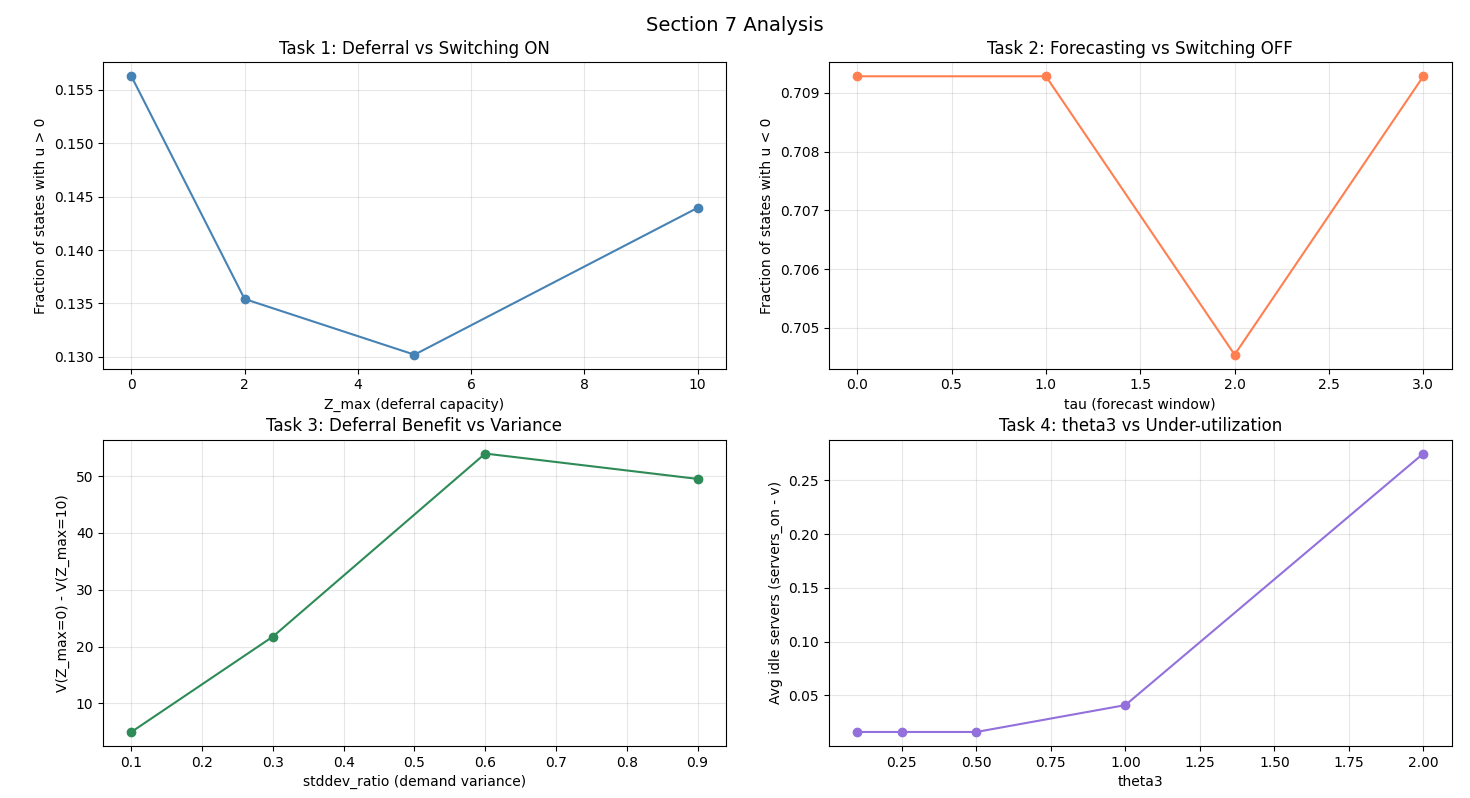

Generate this figure with Python:
import numpy as np
import matplotlib.pyplot as plt
import time
from mdp_utils import *
from Assignment2Tools import prob_vector_generator
from policy_iteration import policy_iteration

# =============================================================================
# BASE PARAMETERS (default from assignment)
# =============================================================================
D = 5
S_max = 15
theta_base = [5, 1, 0.25]
mu_d = 2
stddev_ratio = 0.6
stddev_d = stddev_ratio * np.sqrt(D * (D - mu_d))
phi_base = prob_vector_generator(D, mu_d, stddev_d)
Z_max = 10
alpha = 0.5
tau_base = 3
lmbda_base = [1, 0.75, 0.5]
beta = 0.95
threshold = 0.1
Kmin = 10

PERP = get_PERP(D)


def count_switching(policy, S_max, Z_max, D, tau):
    """
    For all no-forecast states (f=[PERP]*tau), count fraction of
    (state, demand) pairs where u > 0 (switch ON) and u < 0 (switch OFF).
    """
    switch_on = 0
    switch_off = 0
    total = 0
    for s in range(S_max + 1):
        for z in range(Z_max + 1):
            f = [PERP] * tau
            idx = state_to_index(s, z, f, S_max, Z_max, D, tau)
            for d in range(D + 1):
                u, v = policy[idx, d]
                if u > 0:
                    switch_on += 1
                elif u < 0:
                    switch_off += 1
                total += 1
    return switch_on / total, switch_off / total


def avg_utilization_gap(policy, S_max, Z_max, D, tau):
    """
    Average gap (servers_on - v) across all no-forecast states with d > 0.
    Measures under-utilization: servers available but not used.
    """
    gaps = []
    for s in range(S_max + 1):
        for z in range(Z_max + 1):
            f = [PERP] * tau
            idx = state_to_index(s, z, f, S_max, Z_max, D, tau)
            for d in range(1, D + 1):  # skip d=0, no demand to serve
                u, v = policy[idx, d]
                servers_on = s + u
                gap = servers_on - v
                gaps.append(gap)
    return np.mean(gaps)


def ref_V(V, S_max, Z_max, D, tau):
    """V at reference state s=3, z=0, f=PERP."""
    idx = state_to_index(3, 0, [PERP] * tau, S_max, Z_max, D, tau)
    return V[idx]


# =============================================================================
# TASK 1 — Claim 1: Deferral reduces switching ON
# Fix tau=0. Vary Z_max. More deferral -> less switching ON.
# =============================================================================
print("\n" + "=" * 60)
print("TASK 1 — Claim 1: Deferral reduces switching ON (tau=0)")
print("=" * 60)

task1_results = []
for Z_test in [0, 2, 5, 10]:
    print(f"\n  Running Z_max={Z_test}...")
    t0 = time.time()
    V, pol = policy_iteration(
        D, S_max, Z_test, 0, phi_base, [], theta_base,
        alpha, beta, threshold, Kmin
    )
    frac_on, frac_off = count_switching(pol, S_max, Z_test, D, 0)
    v_ref = ref_V(V, S_max, Z_test, D, 0)
    task1_results.append((Z_test, frac_on, frac_off, v_ref))
    print(f"  Z_max={Z_test} | Switch ON: {frac_on:.3f} | "
          f"Switch OFF: {frac_off:.3f} | V(ref): {v_ref:.4f} "
          f"| Time: {time.time()-t0:.1f}s")

print("\n--- Task 1 Summary ---")
print(f"{'Z_max':>8} {'Switch ON frac':>16} {'Switch OFF frac':>16} {'V(s=3,z=0)':>12}")
print("-" * 56)
for Z_test, fon, foff, vr in task1_results:
    print(f"{Z_test:>8} {fon:>16.3f} {foff:>16.3f} {vr:>12.4f}")


# =============================================================================
# TASK 2 — Claim 2: Forecasting reduces switching OFF
# Fix Z_max=10. Vary tau. More forecasting -> less switching OFF.
# =============================================================================
print("\n" + "=" * 60)
print("TASK 2 — Claim 2: Forecasting reduces switching OFF")
print("=" * 60)

task2_results = []
for tau_test in [0, 1, 2, 3]:
    lmbda_test = [1, 0.75, 0.5][:tau_test]
    print(f"\n  Running tau={tau_test}...")
    t0 = time.time()
    V, pol = policy_iteration(
        D, S_max, Z_max, tau_test, phi_base, lmbda_test, theta_base,
        alpha, beta, threshold, Kmin
    )
    frac_on, frac_off = count_switching(pol, S_max, Z_max, D, tau_test)
    v_ref = ref_V(V, S_max, Z_max, D, tau_test)
    task2_results.append((tau_test, frac_on, frac_off, v_ref))
    print(f"  tau={tau_test} | Switch ON: {frac_on:.3f} | "
          f"Switch OFF: {frac_off:.3f} | V(ref): {v_ref:.4f} "
          f"| Time: {time.time()-t0:.1f}s")

print("\n--- Task 2 Summary ---")
print(f"{'tau':>6} {'Switch ON frac':>16} {'Switch OFF frac':>16} {'V(s=3,z=0)':>12}")
print("-" * 54)
for tau_test, fon, foff, vr in task2_results:
    print(f"{tau_test:>6} {fon:>16.3f} {foff:>16.3f} {vr:>12.4f}")


# =============================================================================
# TASK 3 — Deferral benefit increases with demand variance (tau=0)
# Vary stddev_ratio. Compare V* with Z_max=0 vs Z_max=10.
# Gap should grow as variance increases.
# =============================================================================
print("\n" + "=" * 60)
print("TASK 3 — Deferral benefit vs demand variance (tau=0)")
print("=" * 60)

task3_results = []
for sr in [0.1, 0.3, 0.6, 0.9]:
    sd = sr * np.sqrt(D * (D - mu_d))
    phi_test = prob_vector_generator(D, mu_d, sd)
    print(f"\n  Running stddev_ratio={sr}...")

    t0 = time.time()
    V0, _ = policy_iteration(
        D, S_max, 0, 0, phi_test, [], theta_base,
        alpha, beta, threshold, Kmin
    )
    v_no_defer = ref_V(V0, S_max, 0, D, 0)

    V10, _ = policy_iteration(
        D, S_max, Z_max, 0, phi_test, [], theta_base,
        alpha, beta, threshold, Kmin
    )
    v_defer = ref_V(V10, S_max, Z_max, D, 0)

    gap = v_no_defer - v_defer
    task3_results.append((sr, v_no_defer, v_defer, gap))
    print(f"  stddev={sr} | V(no defer): {v_no_defer:.4f} | "
          f"V(defer): {v_defer:.4f} | Gap: {gap:.4f} "
          f"| Time: {time.time()-t0:.1f}s")

print("\n--- Task 3 Summary ---")
print(f"{'stddev_ratio':>14} {'V(Z_max=0)':>12} {'V(Z_max=10)':>13} {'Gap':>10}")
print("-" * 52)
for sr, v0, v10, gap in task3_results:
    print(f"{sr:>14} {v0:>12.4f} {v10:>13.4f} {gap:>10.4f}")


# =============================================================================
# TASK 4 — theta3 causes under-utilization (tau=0)
# Vary theta3. Average gap (servers_on - v) should increase with theta3.
# =============================================================================
print("\n" + "=" * 60)
print("TASK 4 — theta3 and server under-utilization (tau=0)")
print("=" * 60)

task4_results = []
for theta3_test in [0.1, 0.25, 0.5, 1.0, 2.0]:
    theta_test = [5, 1, theta3_test]
    print(f"\n  Running theta3={theta3_test}...")
    t0 = time.time()
    V, pol = policy_iteration(
        D, S_max, Z_max, 0, phi_base, [], theta_test,
        alpha, beta, threshold, Kmin
    )
    avg_gap = avg_utilization_gap(pol, S_max, Z_max, D, 0)
    v_ref = ref_V(V, S_max, Z_max, D, 0)
    task4_results.append((theta3_test, avg_gap, v_ref))
    print(f"  theta3={theta3_test} | Avg idle servers: {avg_gap:.3f} | "
          f"V(ref): {v_ref:.4f} | Time: {time.time()-t0:.1f}s")

print("\n--- Task 4 Summary ---")
print(f"{'theta3':>8} {'Avg idle servers':>18} {'V(s=3,z=0)':>12}")
print("-" * 42)
for theta3_test, avg_gap, vr in task4_results:
    print(f"{theta3_test:>8} {avg_gap:>18.3f} {vr:>12.4f}")


# =============================================================================
# PLOTS — save as figures for report
# =============================================================================
fig, axes = plt.subplots(2, 2, figsize=(12, 9))
fig.suptitle("Section 7 Analysis", fontsize=14)

# Task 1
ax = axes[0, 0]
z_vals = [r[0] for r in task1_results]
fon_vals = [r[1] for r in task1_results]
ax.plot(z_vals, fon_vals, 'o-', color='steelblue')
ax.set_xlabel("Z_max (deferral capacity)")
ax.set_ylabel("Fraction of states with u > 0")
ax.set_title("Task 1: Deferral vs Switching ON")
ax.grid(True, alpha=0.3)

# Task 2
ax = axes[0, 1]
tau_vals = [r[0] for r in task2_results]
foff_vals = [r[2] for r in task2_results]
ax.plot(tau_vals, foff_vals, 'o-', color='coral')
ax.set_xlabel("tau (forecast window)")
ax.set_ylabel("Fraction of states with u < 0")
ax.set_title("Task 2: Forecasting vs Switching OFF")
ax.grid(True, alpha=0.3)

# Task 3
ax = axes[1, 0]
sr_vals = [r[0] for r in task3_results]
gap_vals = [r[3] for r in task3_results]
ax.plot(sr_vals, gap_vals, 'o-', color='seagreen')
ax.set_xlabel("stddev_ratio (demand variance)")
ax.set_ylabel("V(Z_max=0) - V(Z_max=10)")
ax.set_title("Task 3: Deferral Benefit vs Variance")
ax.grid(True, alpha=0.3)

# Task 4
ax = axes[1, 1]
t3_vals = [r[0] for r in task4_results]
gap4_vals = [r[1] for r in task4_results]
ax.plot(t3_vals, gap4_vals, 'o-', color='mediumpurple')
ax.set_xlabel("theta3")
ax.set_ylabel("Avg idle servers (servers_on - v)")
ax.set_title("Task 4: theta3 vs Under-utilization")
ax.grid(True, alpha=0.3)

plt.tight_layout()
plt.savefig("analysis_plots.png", dpi=150, bbox_inches='tight')
print("\nPlots saved to analysis_plots.png")
plt.show()
